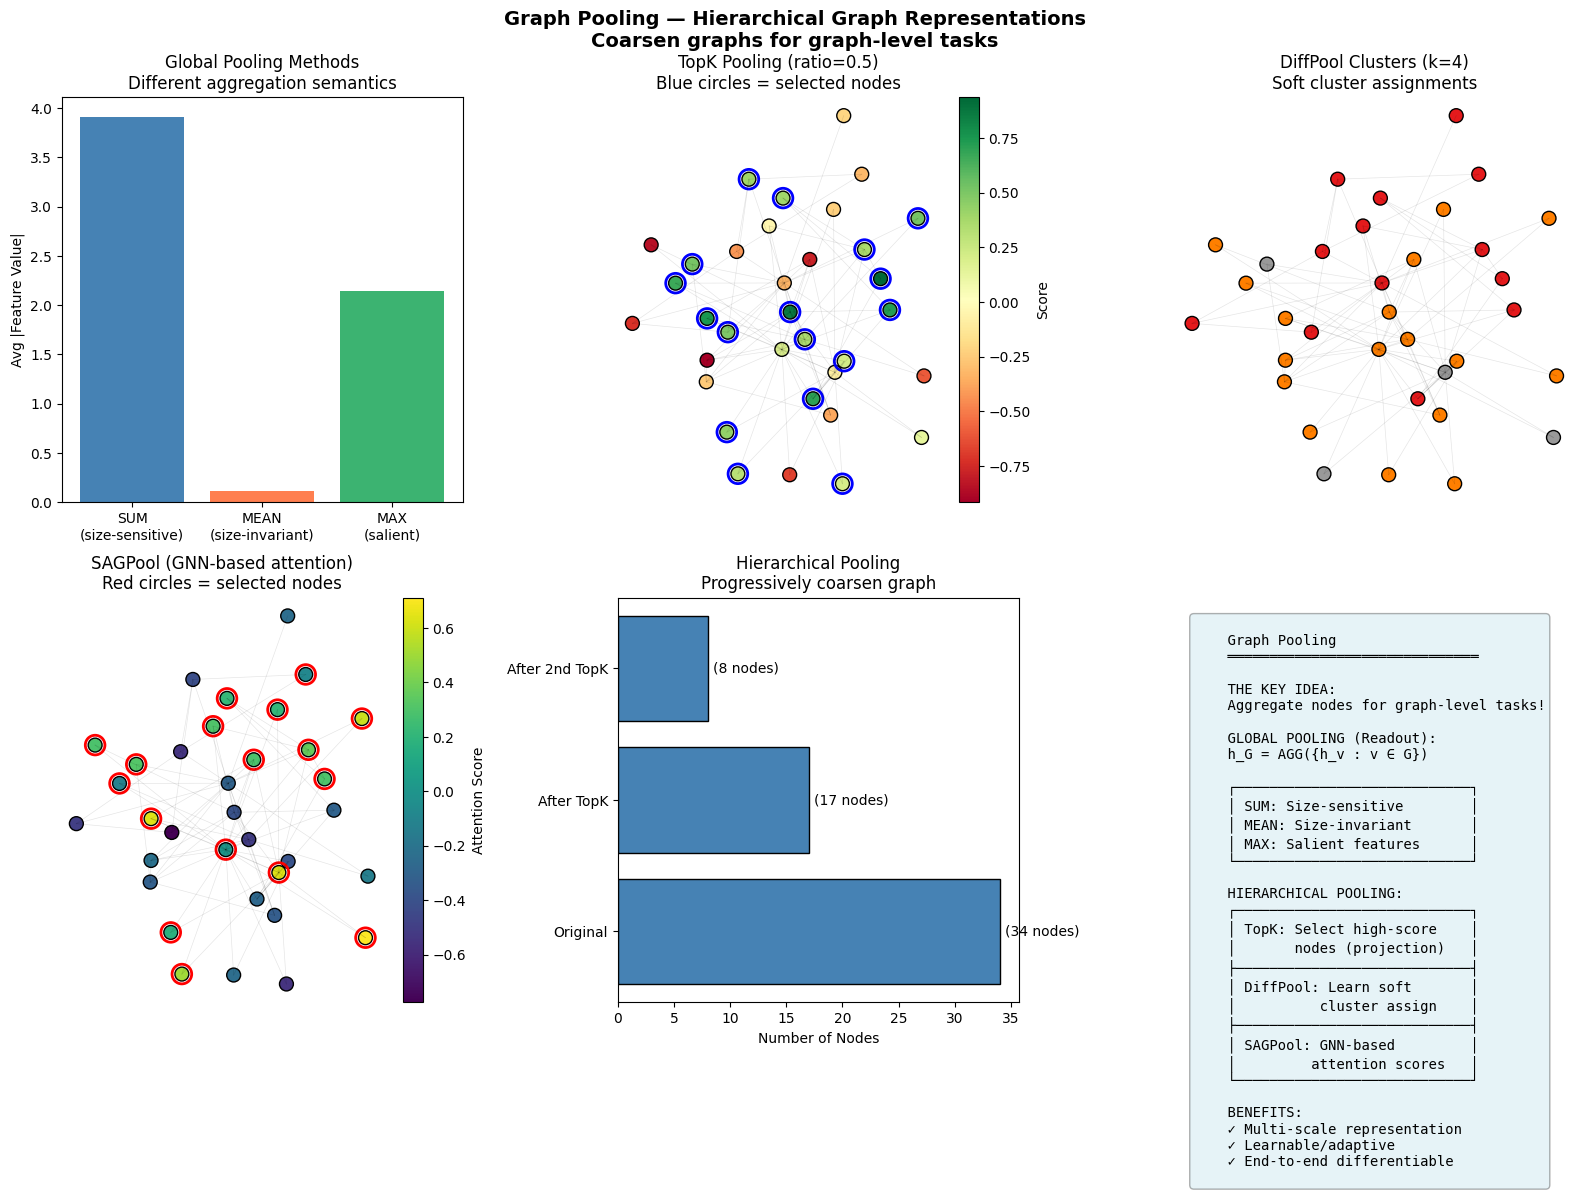

The script that saved this image:
"""
Graph Pooling — Hierarchical Graph Representations
===================================================

Paradigm: COARSEN GRAPHS FOR GRAPH-LEVEL TASKS

===============================================================
WHAT IT IS (THE CORE IDEA)
===============================================================

For GRAPH-LEVEL tasks (classify entire graph), we need to:
1. Aggregate node features into a single graph representation
2. Create HIERARCHICAL representations

SIMPLE POOLING (Readout):
    h_G = READOUT({h_v : v ∈ G})

    Options:
    - SUM: Σ_v h_v (captures size, sensitive to outliers)
    - MEAN: (1/|V|) Σ_v h_v (size-invariant)
    - MAX: max_v h_v (captures salient features)

HIERARCHICAL POOLING:
    Graph → Coarsen → Smaller Graph → ... → Final
    "Build a pyramid of increasingly abstract representations"

===============================================================
WHY HIERARCHICAL?
===============================================================

1. MULTI-SCALE: Capture local AND global patterns
2. EFFICIENCY: Reduce computation for large graphs
3. INTERPRETABILITY: See what structures are preserved

ANALOGY to CNNs:
- CNN: Stride/Pooling reduces spatial resolution
- Graph: Pooling reduces number of nodes

===============================================================
DIFFPOOL — Differentiable Pooling
===============================================================

Learn SOFT cluster assignments end-to-end!

S^(l) = softmax(GNN_pool(A, X))  (n × k assignment matrix)

New features:  X^(l+1) = S^T X^(l)       (k × d)
New adjacency: A^(l+1) = S^T A^(l) S     (k × k)

WHERE:
- S_ij = probability that node i belongs to cluster j
- Each layer reduces n nodes to k clusters

DIFFERENTIABLE: Gradients flow through soft assignments!

===============================================================
TOP-K POOLING — Select Top Nodes
===============================================================

Learn a SCORE for each node, keep top-k.

y = sigmoid(X p / ||p||)     (node scores)
idx = top-k(y)               (select indices)
X' = X[idx] ⊙ y[idx]         (gate by score)

WHERE:
- p is a learnable projection vector
- Nodes with high scores are kept
- Low-score nodes are dropped

===============================================================
SAGPOOL — Self-Attention Graph Pooling
===============================================================

Use GNN to compute attention scores:

z = GNN(A, X)                (node representations)
y = tanh(z @ W)              (attention scores)
idx = top-k(y)               (select top-k nodes)
X' = X[idx] ⊙ y[idx]

More expressive than TopK (uses structure for scoring).

===============================================================
GRAPH U-NET — Encode-Decode with Skip Connections
===============================================================

Like image U-Net but for graphs:

ENCODER: Pool → Reduce resolution
DECODER: Unpool → Restore resolution
SKIP: Connect encoder to decoder at each level

Useful for node-level tasks with hierarchical context.

===============================================================
INDUCTIVE BIAS
===============================================================

1. HIERARCHY: Graphs have multi-scale structure
2. SOFT ASSIGNMENT: Nodes belong probabilistically to clusters
3. LEARNED: Pooling is task-dependent
4. PERMUTATION INVARIANCE: Output doesn't depend on node order

===============================================================
"""

import numpy as np
import matplotlib.pyplot as plt
import sys
sys.path.insert(0, '/Users/sid47/ML Algorithms')

from importlib import import_module
graph_fund = import_module('35_graph_fundamentals')
Graph = graph_fund.Graph
karate_club = graph_fund.karate_club
create_community_graph = graph_fund.create_community_graph
spring_layout = graph_fund.spring_layout


class GlobalPooling:
    """
    Simple global pooling (readout) operations.

    Aggregate all node features into graph feature.
    """

    def __init__(self, pooling_type='mean'):
        """
        pooling_type: 'sum', 'mean', 'max', or 'attention'
        """
        self.pooling_type = pooling_type

        if pooling_type == 'attention':
            # Learnable attention vector
            self.attention = None

    def forward(self, H, mask=None):
        """
        H: Node features (n × d)
        mask: Optional node mask

        Returns: Graph feature (d,)
        """
        if mask is not None:
            H = H[mask]

        if self.pooling_type == 'sum':
            return np.sum(H, axis=0)

        elif self.pooling_type == 'mean':
            return np.mean(H, axis=0)

        elif self.pooling_type == 'max':
            return np.max(H, axis=0)

        elif self.pooling_type == 'attention':
            # Learnable attention pooling
            if self.attention is None or self.attention.shape[0] != H.shape[1]:
                self.attention = np.random.randn(H.shape[1]) * 0.1

            # Attention scores
            scores = H @ self.attention
            weights = np.exp(scores - np.max(scores))
            weights = weights / (np.sum(weights) + 1e-10)

            return np.sum(H * weights.reshape(-1, 1), axis=0)


class TopKPooling:
    """
    Top-K Graph Pooling.

    Select top-k nodes based on learned projection scores.
    """

    def __init__(self, in_features, ratio=0.5):
        """
        in_features: Node feature dimension
        ratio: Fraction of nodes to keep (0 < ratio ≤ 1)
        """
        self.in_features = in_features
        self.ratio = ratio

        # Learnable projection for scoring
        self.p = np.random.randn(in_features) * 0.1

    def forward(self, adj, H):
        """
        adj: Adjacency matrix (n × n)
        H: Node features (n × d)

        Returns: (new_adj, new_H, selected_indices, scores)
        """
        n = H.shape[0]
        k = max(1, int(n * self.ratio))

        # Compute scores
        scores = H @ self.p / (np.linalg.norm(self.p) + 1e-10)
        scores = np.tanh(scores)  # Normalize to [-1, 1]

        # Select top-k
        idx = np.argsort(scores)[-k:]
        idx = np.sort(idx)  # Keep original order

        # Gate features by score
        new_H = H[idx] * scores[idx].reshape(-1, 1)

        # Subset adjacency
        new_adj = adj[np.ix_(idx, idx)]

        return new_adj, new_H, idx, scores


class DiffPool:
    """
    Differentiable Pooling.

    Learn soft cluster assignments using GNN.
    """

    def __init__(self, in_features, n_clusters, hidden_dim=32):
        """
        in_features: Input feature dimension
        n_clusters: Number of clusters (output nodes)
        """
        self.in_features = in_features
        self.n_clusters = n_clusters

        # GNN for computing cluster assignments
        scale = np.sqrt(2.0 / in_features)
        self.W_assign = np.random.randn(in_features, hidden_dim) * scale
        self.W_assign2 = np.random.randn(hidden_dim, n_clusters) * 0.1

        # GNN for computing node embeddings
        self.W_embed = np.random.randn(in_features, hidden_dim) * scale

    def relu(self, x):
        return np.maximum(0, x)

    def forward(self, adj, H):
        """
        adj: Adjacency matrix (n × n)
        H: Node features (n × d)

        Returns: (new_adj, new_H, assignment_matrix)
        """
        # Add self-loops and normalize
        adj_norm = adj + np.eye(adj.shape[0])
        D = np.diag(1.0 / (np.sqrt(np.sum(adj_norm, axis=1)) + 1e-10))
        adj_norm = D @ adj_norm @ D

        # Compute cluster assignments: S = softmax(GNN(A, X))
        Z_assign = adj_norm @ H @ self.W_assign
        Z_assign = self.relu(Z_assign)
        Z_assign = adj_norm @ Z_assign @ self.W_assign2

        # Softmax over clusters
        Z_max = np.max(Z_assign, axis=1, keepdims=True)
        exp_Z = np.exp(Z_assign - Z_max)
        S = exp_Z / (np.sum(exp_Z, axis=1, keepdims=True) + 1e-10)  # (n, k)

        # Compute node embeddings
        Z_embed = adj_norm @ H @ self.W_embed
        Z_embed = self.relu(Z_embed)  # (n, hidden)

        # Pool features: X' = S^T Z
        new_H = S.T @ Z_embed  # (k, hidden)

        # Pool adjacency: A' = S^T A S
        new_adj = S.T @ adj @ S  # (k, k)

        return new_adj, new_H, S


class SAGPool:
    """
    Self-Attention Graph Pooling.

    Use GNN to compute attention scores for node selection.
    """

    def __init__(self, in_features, ratio=0.5):
        """
        in_features: Node feature dimension
        ratio: Fraction of nodes to keep
        """
        self.in_features = in_features
        self.ratio = ratio

        # GNN parameters for attention
        scale = np.sqrt(2.0 / in_features)
        self.W = np.random.randn(in_features, 1) * scale

    def forward(self, adj, H):
        """
        adj: Adjacency matrix (n × n)
        H: Node features (n × d)

        Returns: (new_adj, new_H, selected_indices, scores)
        """
        n = H.shape[0]
        k = max(1, int(n * self.ratio))

        # Add self-loops and normalize
        adj_norm = adj + np.eye(n)
        D = np.diag(1.0 / (np.sqrt(np.sum(adj_norm, axis=1)) + 1e-10))
        adj_norm = D @ adj_norm @ D

        # GNN to compute attention scores
        Z = adj_norm @ H @ self.W  # (n, 1)
        scores = np.tanh(Z).squeeze()

        # Select top-k
        idx = np.argsort(scores)[-k:]
        idx = np.sort(idx)

        # Gate features by score
        new_H = H[idx] * scores[idx].reshape(-1, 1)

        # Subset adjacency
        new_adj = adj[np.ix_(idx, idx)]

        return new_adj, new_H, idx, scores


class GraphClassifier:
    """
    Graph Classification model with pooling.

    GNN → Pool → GNN → Pool → ... → Readout → Classifier
    """

    def __init__(self, n_features, hidden_dim, n_classes,
                 pooling_type='diffpool', pool_ratio=0.5):
        self.n_features = n_features
        self.hidden_dim = hidden_dim
        self.n_classes = n_classes
        self.pooling_type = pooling_type

        # First GNN layer
        scale = np.sqrt(2.0 / n_features)
        self.W1 = np.random.randn(n_features, hidden_dim) * scale

        # Pooling layer
        if pooling_type == 'topk':
            self.pool = TopKPooling(hidden_dim, ratio=pool_ratio)
        elif pooling_type == 'sagpool':
            self.pool = SAGPool(hidden_dim, ratio=pool_ratio)
        elif pooling_type == 'diffpool':
            self.pool = DiffPool(hidden_dim, n_clusters=max(2, int(10 * pool_ratio)))
        else:
            self.pool = None

        # Second GNN layer
        self.W2 = np.random.randn(hidden_dim, hidden_dim) * np.sqrt(2.0 / hidden_dim)

        # Readout
        self.readout = GlobalPooling('mean')

        # Classifier
        self.W_out = np.random.randn(hidden_dim, n_classes) * 0.1
        self.b_out = np.zeros(n_classes)

    def relu(self, x):
        return np.maximum(0, x)

    def forward(self, graph):
        """Forward pass."""
        adj = graph.adj
        H = graph.X

        # Add self-loops and normalize
        adj_norm = adj + np.eye(adj.shape[0])
        D = np.diag(1.0 / (np.sqrt(np.sum(adj_norm, axis=1)) + 1e-10))
        adj_norm = D @ adj_norm @ D

        # First GNN
        H = self.relu(adj_norm @ H @ self.W1)

        # Pooling
        if self.pool is not None:
            if self.pooling_type == 'diffpool':
                adj, H, S = self.pool.forward(adj, H)
            else:
                adj, H, idx, scores = self.pool.forward(adj, H)

            # Renormalize
            if adj.shape[0] > 0:
                adj_norm = adj + np.eye(adj.shape[0])
                D = np.diag(1.0 / (np.sqrt(np.sum(adj_norm, axis=1)) + 1e-10))
                adj_norm = D @ adj_norm @ D
            else:
                adj_norm = adj

        # Second GNN
        if H.shape[0] > 0:
            H = self.relu(adj_norm @ H @ self.W2)

        # Readout
        h_graph = self.readout.forward(H)

        # Classifier
        logits = h_graph @ self.W_out + self.b_out

        # Softmax
        logits_max = np.max(logits)
        exp_logits = np.exp(logits - logits_max)
        probs = exp_logits / (np.sum(exp_logits) + 1e-10)

        return probs


# ============================================================
# VISUALIZATION
# ============================================================

def visualize_graph_pooling():
    """
    Comprehensive graph pooling visualization:
    1. Global pooling comparison
    2. TopK pooling
    3. DiffPool clusters
    4. SAGPool attention
    5. Hierarchical pooling
    6. Summary
    """
    print("\n" + "="*60)
    print("GRAPH POOLING VISUALIZATION")
    print("="*60)

    fig = plt.figure(figsize=(16, 12))
    np.random.seed(42)

    graph, labels = karate_club()
    graph.X = np.random.randn(graph.n_nodes, 16)

    # ============ Plot 1: Global Pooling Comparison ============
    ax1 = fig.add_subplot(2, 3, 1)

    pooling_types = ['sum', 'mean', 'max']
    H = graph.X

    features = []
    for ptype in pooling_types:
        pool = GlobalPooling(ptype)
        h_g = pool.forward(H)
        features.append(np.mean(np.abs(h_g)))  # Average absolute value

    x = np.arange(len(pooling_types))
    ax1.bar(x, features, color=['steelblue', 'coral', 'mediumseagreen'])
    ax1.set_xticks(x)
    ax1.set_xticklabels(['SUM\n(size-sensitive)', 'MEAN\n(size-invariant)', 'MAX\n(salient)'])
    ax1.set_ylabel('Avg |Feature Value|')
    ax1.set_title('Global Pooling Methods\nDifferent aggregation semantics')

    # ============ Plot 2: TopK Pooling ============
    ax2 = fig.add_subplot(2, 3, 2)

    topk = TopKPooling(in_features=16, ratio=0.5)
    new_adj, new_H, idx, scores = topk.forward(graph.adj, graph.X)

    pos = spring_layout(graph)

    # Draw all edges faintly
    for i, j in graph.get_edge_list():
        ax2.plot([pos[i, 0], pos[j, 0]], [pos[i, 1], pos[j, 1]],
                'k-', alpha=0.1, linewidth=0.5)

    # Draw nodes with score-based colors
    scatter = ax2.scatter(pos[:, 0], pos[:, 1], c=scores, cmap='RdYlGn',
                         s=100, edgecolors='black')
    plt.colorbar(scatter, ax=ax2, label='Score')

    # Highlight selected nodes
    ax2.scatter(pos[idx, 0], pos[idx, 1], c='none', s=200,
               edgecolors='blue', linewidths=2)

    ax2.set_title(f'TopK Pooling (ratio=0.5)\nBlue circles = selected nodes')
    ax2.axis('off')

    # ============ Plot 3: DiffPool Clusters ============
    ax3 = fig.add_subplot(2, 3, 3)

    diffpool = DiffPool(in_features=16, n_clusters=4, hidden_dim=16)
    new_adj, new_H, S = diffpool.forward(graph.adj, graph.X)

    # Color nodes by cluster assignment
    cluster_assign = np.argmax(S, axis=1)
    colors = plt.cm.Set1(cluster_assign / max(cluster_assign.max(), 1))

    for i, j in graph.get_edge_list():
        ax3.plot([pos[i, 0], pos[j, 0]], [pos[i, 1], pos[j, 1]],
                'k-', alpha=0.1, linewidth=0.5)

    ax3.scatter(pos[:, 0], pos[:, 1], c=colors, s=100, edgecolors='black')

    ax3.set_title(f'DiffPool Clusters (k={4})\nSoft cluster assignments')
    ax3.axis('off')

    # ============ Plot 4: SAGPool Attention ============
    ax4 = fig.add_subplot(2, 3, 4)

    sagpool = SAGPool(in_features=16, ratio=0.5)
    new_adj, new_H, idx, scores = sagpool.forward(graph.adj, graph.X)

    for i, j in graph.get_edge_list():
        ax4.plot([pos[i, 0], pos[j, 0]], [pos[i, 1], pos[j, 1]],
                'k-', alpha=0.1, linewidth=0.5)

    scatter = ax4.scatter(pos[:, 0], pos[:, 1], c=scores, cmap='viridis',
                         s=100, edgecolors='black')
    plt.colorbar(scatter, ax=ax4, label='Attention Score')

    ax4.scatter(pos[idx, 0], pos[idx, 1], c='none', s=200,
               edgecolors='red', linewidths=2)

    ax4.set_title('SAGPool (GNN-based attention)\nRed circles = selected nodes')
    ax4.axis('off')

    # ============ Plot 5: Hierarchical Visualization ============
    ax5 = fig.add_subplot(2, 3, 5)

    # Show pooling hierarchy
    levels = []

    # Level 0: original
    levels.append(('Original', graph.n_nodes, graph.X.shape))

    # Level 1: TopK pool
    adj1, H1, _, _ = TopKPooling(16, ratio=0.5).forward(graph.adj, graph.X)
    levels.append(('After TopK', adj1.shape[0], H1.shape))

    # Level 2: Another TopK
    if adj1.shape[0] > 1:
        adj2, H2, _, _ = TopKPooling(H1.shape[1], ratio=0.5).forward(adj1, H1)
        levels.append(('After 2nd TopK', adj2.shape[0], H2.shape))

    y_positions = np.arange(len(levels))
    sizes = [l[1] for l in levels]

    ax5.barh(y_positions, sizes, color='steelblue', edgecolor='black')
    ax5.set_yticks(y_positions)
    ax5.set_yticklabels([l[0] for l in levels])
    ax5.set_xlabel('Number of Nodes')
    ax5.set_title('Hierarchical Pooling\nProgressively coarsen graph')

    for i, (name, n_nodes, shape) in enumerate(levels):
        ax5.text(n_nodes + 0.5, i, f'({n_nodes} nodes)', va='center')

    # ============ Plot 6: Summary ============
    ax6 = fig.add_subplot(2, 3, 6)
    ax6.axis('off')

    summary = """
    Graph Pooling
    ══════════════════════════════

    THE KEY IDEA:
    Aggregate nodes for graph-level tasks!

    GLOBAL POOLING (Readout):
    h_G = AGG({h_v : v ∈ G})

    ┌────────────────────────────┐
    │ SUM: Size-sensitive        │
    │ MEAN: Size-invariant       │
    │ MAX: Salient features      │
    └────────────────────────────┘

    HIERARCHICAL POOLING:
    ┌────────────────────────────┐
    │ TopK: Select high-score    │
    │       nodes (projection)   │
    ├────────────────────────────┤
    │ DiffPool: Learn soft       │
    │          cluster assign    │
    ├────────────────────────────┤
    │ SAGPool: GNN-based         │
    │         attention scores   │
    └────────────────────────────┘

    BENEFITS:
    ✓ Multi-scale representation
    ✓ Learnable/adaptive
    ✓ End-to-end differentiable
    """

    ax6.text(0.05, 0.95, summary, transform=ax6.transAxes, fontsize=10,
             verticalalignment='top', fontfamily='monospace',
             bbox=dict(boxstyle='round', facecolor='lightblue', alpha=0.3))

    plt.suptitle('Graph Pooling — Hierarchical Graph Representations\n'
                 'Coarsen graphs for graph-level tasks',
                 fontsize=14, fontweight='bold')
    plt.tight_layout()

    return fig


# ============================================================
# ABLATION EXPERIMENTS
# ============================================================

def ablation_experiments():
    """Run ablation experiments for graph pooling."""

    print("\n" + "="*60)
    print("ABLATION EXPERIMENTS")
    print("="*60)

    np.random.seed(42)

    # 1. Global pooling type
    print("\n1. GLOBAL POOLING TYPES")
    print("-" * 40)

    for ptype in ['sum', 'mean', 'max', 'attention']:
        results = []
        for _ in range(5):
            graph, labels = karate_club()
            graph.X = np.random.randn(graph.n_nodes, 16)

            pool = GlobalPooling(ptype)
            h_g = pool.forward(graph.X)
            results.append(np.linalg.norm(h_g))

        print(f"{ptype:<12}  norm={np.mean(results):.3f} ± {np.std(results):.3f}")

    print("→ SUM captures more information but is scale-dependent")

    # 2. Pool ratio effect
    print("\n2. POOL RATIO EFFECT (TopK)")
    print("-" * 40)

    for ratio in [0.25, 0.5, 0.75, 1.0]:
        results = []
        for _ in range(5):
            graph, labels = karate_club()
            graph.X = np.random.randn(graph.n_nodes, 16)

            topk = TopKPooling(16, ratio=ratio)
            new_adj, new_H, idx, scores = topk.forward(graph.adj, graph.X)
            results.append(new_adj.shape[0])

        print(f"ratio={ratio:.2f}  kept_nodes={np.mean(results):.1f}")

    print("→ Trade-off: more nodes = more info, fewer = more abstract")

    # 3. DiffPool clusters
    print("\n3. DIFFPOOL NUMBER OF CLUSTERS")
    print("-" * 40)

    for n_clusters in [2, 4, 8, 16]:
        results = []
        for _ in range(5):
            graph, labels = karate_club()
            graph.X = np.random.randn(graph.n_nodes, 16)

            diffpool = DiffPool(16, n_clusters=n_clusters, hidden_dim=16)
            new_adj, new_H, S = diffpool.forward(graph.adj, graph.X)

            # Measure cluster quality (entropy of assignments)
            entropy = -np.mean(np.sum(S * np.log(S + 1e-10), axis=1))
            results.append(entropy)

        print(f"k={n_clusters:<3}  assignment_entropy={np.mean(results):.3f}")

    print("→ More clusters = more specific assignments")


# ============================================================
# MAIN
# ============================================================

if __name__ == '__main__':
    print("="*60)
    print("Graph Pooling — Hierarchical Graph Representations")
    print("="*60)

    print(__doc__)

    # Run experiments
    ablation_experiments()

    # Create visualization
    fig = visualize_graph_pooling()
    save_path = '/Users/sid47/ML Algorithms/41_graph_pooling.png'
    fig.savefig(save_path, dpi=100, bbox_inches='tight')
    print(f"\nSaved visualization to: {save_path}")
    plt.close(fig)

    print("\n" + "="*60)
    print("SUMMARY")
    print("="*60)
    print("""
1. Graph Pooling: Aggregate node features for graph-level tasks
2. Global Pooling: SUM, MEAN, MAX, ATTENTION
3. TopK: Select top-scoring nodes by learned projection
4. DiffPool: Learn soft cluster assignments (differentiable)
5. SAGPool: Use GNN for attention-based node selection
6. Hierarchical: Multi-level coarsening for multi-scale
7. All are differentiable → end-to-end training
    """)
